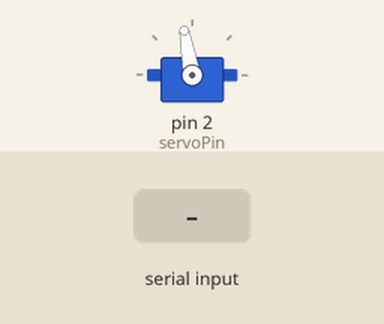
A sketch run on a simulated Arduino Uno, built with avr-gcc and run on an emulated ATmega328P. Shown: servo. Inputs (shaded band) come from the test bench.

Above: at 1.2 s.
1.3 s: "90,45\n" received over Serial
At 1.9 s:
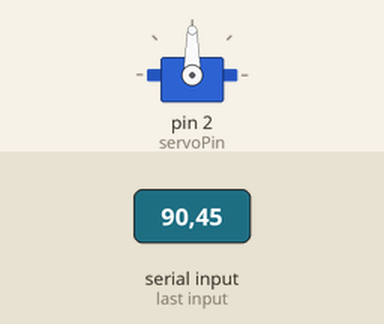
2.8 s: "30,150\n" received over Serial
At 4.0 s:
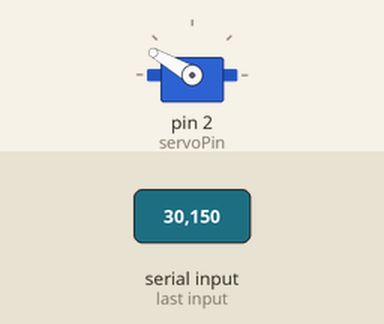
4.3 s: "200\n" received over Serial
At 5.3 s:
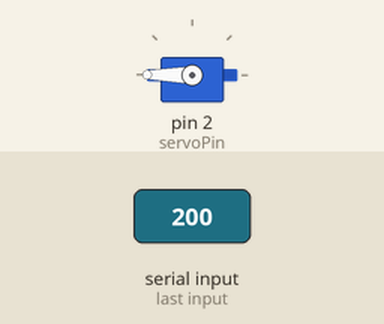
5.8 s: "90\n" received over Serial
At 6.5 s:
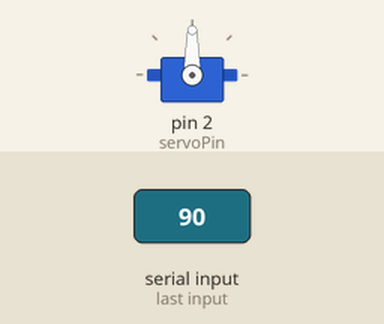
Timing chart, 0 to 8.3 s (numbered marks = the images above; inputs shaded):
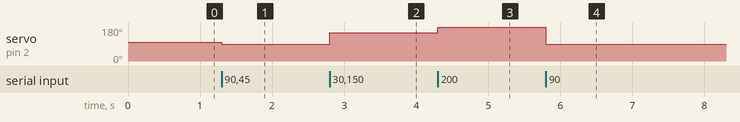

The sketch:

arduinoNanoServo.ino
```cpp
#include <Servo.h>

// Create a Servo object
Servo myServo;
// Pin connected to the servo signal wire
const int servoPin = 2;
// Define offset and angle variable
const int OFFSET = 0;  // Offset angle (you can change this value as needed)
int currentAngle = OFFSET;

void setup() {
  // Attach the servo to the pin
  myServo.attach(servoPin);
  // Start Serial communication at 115200 baud rate
  Serial.begin(115200);
  //Serial.println("Servo test started");
  // Set servo to initial offset angle
  myServo.write(100);
  //Serial.print("Initial Position set to OFFSET: ");
  //Serial.println(currentAngle);
  // Set a timeout for Serial.parseInt (default is 1000ms)
  Serial.setTimeout(10); // 50ms timeout to handle invalid input quickly
}

void loop() {
  // Check if data is available on the serial port
  if (Serial.available() > 0) {
    int receivedAngle = Serial.parseInt();  // Read integer from serial
    clearSerialBuffer();               // Remove any unwanted characters
    // Validate the angle (0 to 180 degrees)
    if ((receivedAngle - 50)>= 0 && (receivedAngle - 50)<= 180) {
      currentAngle = receivedAngle + OFFSET;  // Apply offset if needed
      myServo.write(currentAngle);            // Move servo to the new angle
      // Print the new position
      //Serial.print("New Position set to: ");
      //Serial.println(currentAngle);
    } else { ;
    }
  }
}

// Function to clear unwanted characters from the serial buffer
void clearSerialBuffer() {
  while (Serial.available() > 0 && !isDigit(Serial.peek())) {
    Serial.read(); // Discard non-digit characters
  }
}
```

Measured:
- after the input at 1.3 s, servo on pin 2 (servoPin): 100° → 90° at once
- after the input at 2.8 s, servo on pin 2 (servoPin): 90° → 150° at once
- after the input at 4.3 s, servo on pin 2 (servoPin): 150° → 180° at once
- after the input at 5.8 s, servo on pin 2 (servoPin): 180° → 90° at once
